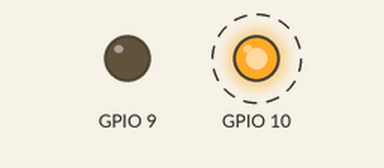
Recording of a program running on a simulated Seeed XIAO ESP32-C3. Shown: output pins drawn as LEDs (lit = HIGH). Dashed ring = blinking. What the program prints to the serial monitor is not drawn. At 12.0 s the program puts the board to deep sleep or switches it off; the recording ends there.

Above: at 1.5 s.
Timing chart, 0 to 5.6 s (numbered marks = the images above):
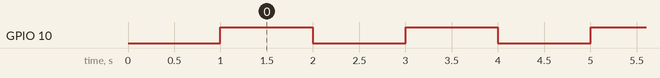

Measured:
- by itself, GPIO 10: alternates HIGH for 1.0 s and LOW for 1.0 s, 10 changes in all, then stays LOW

The program:

main.cpp
```cpp
#include <Arduino.h>
#include "esp_sleep.h"

// 마지막 입력 시간 추적
unsigned long lastInputTime = millis();
bool bSleepMode = false;

void setup()
{
  Serial.begin(115200); // 시리얼 통신 시작
  delay(1000);          // 시리얼 모니터 초기화 대기 (개발 편의성을 위함)

  // GPIO0을 입력으로 설정
  pinMode(GPIO_NUM_4, INPUT_PULLUP);
  pinMode(D10, OUTPUT);
  pinMode(D9, OUTPUT);

  digitalWrite(D10, LOW);
  digitalWrite(D9, LOW);

  // // GPIO0을 LOW 신호로 깨우기 위해 구성
  uint64_t bitmask = 1ULL << GPIO_NUM_4;
  esp_deep_sleep_enable_gpio_wakeup(bitmask, ESP_GPIO_WAKEUP_GPIO_LOW);

}

void loop()
{

  if (!bSleepMode)
  {
    if (lastInputTime + 10000 < millis())
    {
      Serial.println("ready to wait sleep mode...");
      delay(1000);
      // Serial.println("deep sleep mode start");
      bSleepMode = true;

      esp_deep_sleep_start(); // 깊은 수면 모드에서 깨어난 후 이 코드는 실행되지 않습니다. ESP32는 재시작됩니다.
      return;
    }

    digitalWrite(D10, HIGH);
    delay(1000);
    digitalWrite(D10, LOW);
    delay(1000);
    Serial.println("loop wait..." + String( millis() - lastInputTime));
  }
  else
  {

  }
}
```
